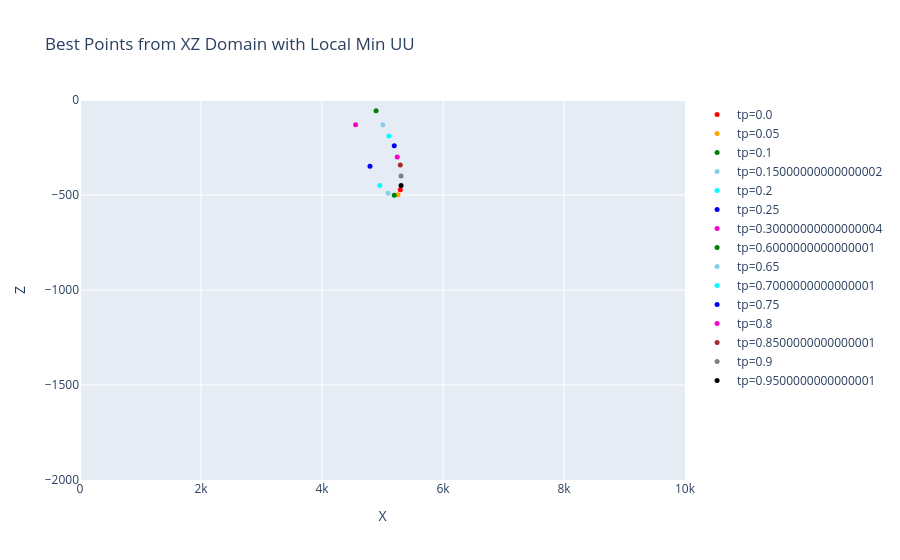

The code cell stored with this chart in its notebook:
### Code cell
# Step 2: Finding Out Stagnation Points in 2D profile
import os
from pathlib import Path
import numpy as np
import pandas as pd
import h5py
import plotly.graph_objects as go
import plotly.io as pio
from scipy.interpolate import griddata
from scipy.ndimage import minimum_filter
from concurrent.futures import ThreadPoolExecutor

# Get the current working directory
script_dir = Path.cwd()

# Define the range boundaries
x_min, x_max = 0, 10000
z_min, z_max = -2000, -40
threshold = 1e-3

# Define a function to filter points that are at least 200 meters apart
def filter_points(points):
    filtered = []
    for point in points:
        if all(np.linalg.norm(np.array(point) - np.array(p)) >= 200 for p in filtered):
            filtered.append(point)
    return filtered

def process_xz_domain(X_filtered, Z_filtered, vx_filtered, vz_filtered, UU_filtered):
    # Create a grid for interpolation
    grid_x, grid_z = np.mgrid[x_min:x_max:800j, z_min:z_max:800j]  # Define a finer grid for interpolation

    # Perform interpolation for vx, vz, UU using griddata
    grid_vx = griddata((X_filtered, Z_filtered), vx_filtered, (grid_x, grid_z), method='linear')
    grid_vz = griddata((X_filtered, Z_filtered), vz_filtered, (grid_x, grid_z), method='linear')
    grid_UU = griddata((X_filtered, Z_filtered), UU_filtered, (grid_x, grid_z), method='linear')

    # Identify local minima in UU using a minimum filter
    UU_local_min = (grid_UU == minimum_filter(grid_UU, size=50))  # Find local minima in UU
    UU_local_min_points = []

    # Collect points that meet the threshold condition (UU = 0 or very close to 0)
    for i in range(grid_x.shape[0]):
        for j in range(grid_x.shape[1]):
            if UU_local_min[i, j] and x_min + 1 <= grid_x[i, j] <= x_max - 1 and z_min + 1 <= grid_z[i, j] <= z_max - 1:
                if grid_UU[i, j] < threshold:
                    UU_local_min_points.append((grid_x[i, j], grid_z[i, j], grid_UU[i, j]))

    return filter_points(UU_local_min_points)

# Aggregate and filter points from all slices
def compare_and_filter_points(points):
    filtered = []
    for point in points:
        existing_point = next((p for p in filtered if np.linalg.norm(np.array(point[:2]) - np.array(p[:2])) < 1), None)
        if existing_point:
            if point[2] < existing_point[2]:
                filtered.remove(existing_point)
                filtered.append(point)
        else:
            filtered.append(point)
    return filtered

# Save points to a CSV file
def save_points_to_csv(points, file_name, header):
    csv_path = script_dir / 'results' / file_name
    np.savetxt(csv_path, points, delimiter=', ', header=header, comments='', fmt='%s')
    print(f"Found and saved {len(points)} points to {file_name}")

# Process a CSV file and generate a Tecplot .dat file
def process_csv_file(file_prefix, title="Stagnation Points"):
    """
    Process a CSV file and generate a Tecplot .dat file.

    :param file_prefix: The prefix of the CSV file (without the .csv extension).
    :param title: The title for the ZONE in the Tecplot .dat file.
    """
    input_path = script_dir / 'results' / f'{file_prefix}.csv'
    df = pd.read_csv(input_path)

    # Remove any spaces in column names
    df.columns = df.columns.str.strip()

    # Ensure required columns are present
    required_columns = ['x', 'z']
    if 'tp' in df.columns:
        required_columns.append('tp')
    actual_columns = df.columns.tolist()

    if not all(col in actual_columns for col in required_columns):
        print(f"Error: CSV file is missing required columns. Actual columns: {actual_columns}")
        return

    # Save the .dat file with required formatting
    output_path_dat = script_dir / 'results' / f'{file_prefix}.dat'
    with open(output_path_dat, 'w') as f:
        # Write the VARIABLES declaration
        if 'tp' in df.columns:
            f.write('VARIABLES = "tp", "X", "Z", "UU"\n')
        else:
            f.write('VARIABLES = "X", "Z", "UU"\n')

        # Write the ZONE header
        num_points = len(df)
        f.write(f'ZONE T="{title}", I={num_points}, J=1, K=1, F=POINT\n')

        # Write the data points
        for index, row in df.iterrows():
            if 'tp' in df.columns:
                f.write(f"{row['tp']}\t{row['x']}\t{row['z']}\t{row['UU']}\n")
            else:
                f.write(f"{row['x']}\t{row['z']}\t{row['UU']}\n")

    print(f'File generated: {output_path_dat}')

# Generate a 2D scatter plot for visualization
def plot_points(all_points, title):
    fig = go.Figure()
    base_colors = ['#FF0000', '#FFA500', '#008000', '#87CEEB', '#00FFFF', '#0000FF', '#FF00CC', '#A52A2A', '#808080', '#000000']
    
    # Extend the color list if necessary
    num_colors_needed = len(all_points)
    colors = (base_colors * (num_colors_needed // len(base_colors) + 1))[:num_colors_needed]

    for tp, color in zip(sorted(all_points.keys()), colors):
        points = all_points[tp]
        if len(points) == 0:  # Check if points list is empty
            print(f"No points found for tp={tp:.2f}, skipping...")
            continue  # Skip this iteration if no points are found
        x, z, _ = zip(*points)
        fig.add_trace(go.Scatter(
            x=x,
            y=z,
            mode='markers',
            marker=dict(size=5, color=color),
            name=f'tp={tp}'
        ))

    # Update the layout of the figure
    fig.update_layout(
        title=title,
        xaxis_title='X',
        yaxis_title='Z',
        xaxis=dict(range=[0, 10000]),  # Set x-axis range from 4000 to 6000
        yaxis=dict(range=[-2000, 0])
        #template="plotly_white"
    )

    return fig

# Main function where data is loaded and processing is done
def main():
    all_points = {}
    all_stagnation_points = []  # List to collect all stagnation points across all time steps

    for tp in np.arange(0, 1, 0.05):
        file_relative_path = Path('results', f'head_and_velocity_tp_{tp:.2f}.h5')
        file_path = script_dir / file_relative_path

        # Check if the HDF5 file exists
        if not file_path.exists():
            print(f"Error: File '{file_path}' does not exist!")
            continue

        try:
            # Load data from the HDF5 file
            with h5py.File(file_path, 'r') as f:
                x_range = f['x_range'][:]
                z_range = f['z_range'][:]
                vx = f['vx'][:]
                vz = f['vz'][:]
                UU = f['UU'][:]
        except Exception as e:
            print(f"Error loading file: {e}")
            continue

        # Apply the filtering criteria to extract relevant data
        X, Z = np.meshgrid(x_range, z_range, indexing='ij')
        filtered_indices = (
            (X >= x_min) & (X <= x_max) &
            (Z >= z_min) & (Z <= z_max)
        )
        X_filtered = X[filtered_indices]
        Z_filtered = Z[filtered_indices]
        vx_filtered = vx[filtered_indices]
        vz_filtered = vz[filtered_indices]
        UU_filtered = UU[filtered_indices]

        # Process the entire xz domain for the given time step
        UU_local_min_points = process_xz_domain(X_filtered, Z_filtered, vx_filtered, vz_filtered, UU_filtered)

        # Filter and save the local minima points for each time step (tp)
        UU_local_min_points_filtered = compare_and_filter_points(UU_local_min_points)
        save_points_to_csv(UU_local_min_points_filtered, f'best_xz_tp_{tp:.2f}.csv', 'x, z, UU\n')
        process_csv_file(f'best_xz_tp_{tp:.2f}', title=f'Stagnation Points at tp={tp:.2f}')
        all_points[tp] = UU_local_min_points_filtered

        # Collect all stagnation points for this time step
        for point in UU_local_min_points_filtered:
            all_stagnation_points.append((tp, *point))  # Add the time point (tp) to the point tuple

    # Save all stagnation points to a single CSV file
    all_stagnation_points_df = pd.DataFrame(all_stagnation_points, columns=['tp', 'x', 'z', 'UU'])
    all_stagnation_csv_path = script_dir / 'results' / 'all_stagnation_points.csv'
    all_stagnation_points_df.to_csv(all_stagnation_csv_path, index=False)
    print(f"Saved all stagnation points to {all_stagnation_csv_path}")

    # Convert the CSV file to a Tecplot .dat file
    process_csv_file('all_stagnation_points', title='All Stagnation Points')

    # Plot the points for all time steps
    fig_best_xz = plot_points(all_points, 'Best Points from XZ Domain with Local Min UU')
    output_html_file = script_dir / 'results' / 'Stagline_Case1T_xz.html'
    pio.write_html(fig_best_xz, file=output_html_file, auto_open=False)
    fig_best_xz.show()

if __name__ == '__main__':
    main()

### Figure 1 — Plotly figure (JSON) as saved in the notebook; plotly's stock layout.template omitted (floating-point values rounded to 4 significant figures)
{"data": [{"marker": {"color": "#FF0000", "size": 5}, "mode": "markers", "name": "tp=0.0", "type": "scatter", "x": [5294.0], "y": [-471.7]}, {"marker": {"color": "#FFA500", "size": 5}, "mode": "markers", "name": "tp=0.05", "type": "scatter", "x": [5257.0], "y": [-498.7]}, {"marker": {"color": "#008000", "size": 5}, "mode": "markers", "name": "tp=0.1", "type": "scatter", "x": [5194.0], "y": [-501.2]}, {"marker": {"color": "#87CEEB", "size": 5}, "mode": "markers", "name": "tp=0.15000000000000002", "type": "scatter", "x": [5094.0], "y": [-491.4]}, {"marker": {"color": "#00FFFF", "size": 5}, "mode": "markers", "name": "tp=0.2", "type": "scatter", "x": [4956.0], "y": [-449.7]}, {"marker": {"color": "#0000FF", "size": 5}, "mode": "markers", "name": "tp=0.25", "type": "scatter", "x": [4793.0], "y": [-349.1]}, {"marker": {"color": "#FF00CC", "size": 5}, "mode": "markers", "name": "tp=0.30000000000000004", "type": "scatter", "x": [4556.0], "y": [-130.8]}, {"marker": {"color": "#008000", "size": 5}, "mode": "markers", "name": "tp=0.6000000000000001", "type": "scatter", "x": [4894.0], "y": [-57.17]}, {"marker": {"color": "#87CEEB", "size": 5}, "mode": "markers", "name": "tp=0.65", "type": "scatter", "x": [5006.0], "y": [-130.8]}, {"marker": {"color": "#00FFFF", "size": 5}, "mode": "markers", "name": "tp=0.7000000000000001", "type": "scatter", "x": [5106.0], "y": [-189.6]}, {"marker": {"color": "#0000FF", "size": 5}, "mode": "markers", "name": "tp=0.75", "type": "scatter", "x": [5194.0], "y": [-241.2]}, {"marker": {"color": "#FF00CC", "size": 5}, "mode": "markers", "name": "tp=0.8", "type": "scatter", "x": [5244.0], "y": [-300.0]}, {"marker": {"color": "#A52A2A", "size": 5}, "mode": "markers", "name": "tp=0.8500000000000001", "type": "scatter", "x": [5294.0], "y": [-341.7]}, {"marker": {"color": "#808080", "size": 5}, "mode": "markers", "name": "tp=0.9", "type": "scatter", "x": [5307.0], "y": [-400.6]}, {"marker": {"color": "#000000", "size": 5}, "mode": "markers", "name": "tp=0.9500000000000001", "type": "scatter", "x": [5307.0], "y": [-449.7]}], "layout": {"title": {"text": "Best Points from XZ Domain with Local Min UU"}, "xaxis": {"range": [0, 10000], "title": {"text": "X"}}, "yaxis": {"range": [-2000, 0], "title": {"text": "Z"}}}}
